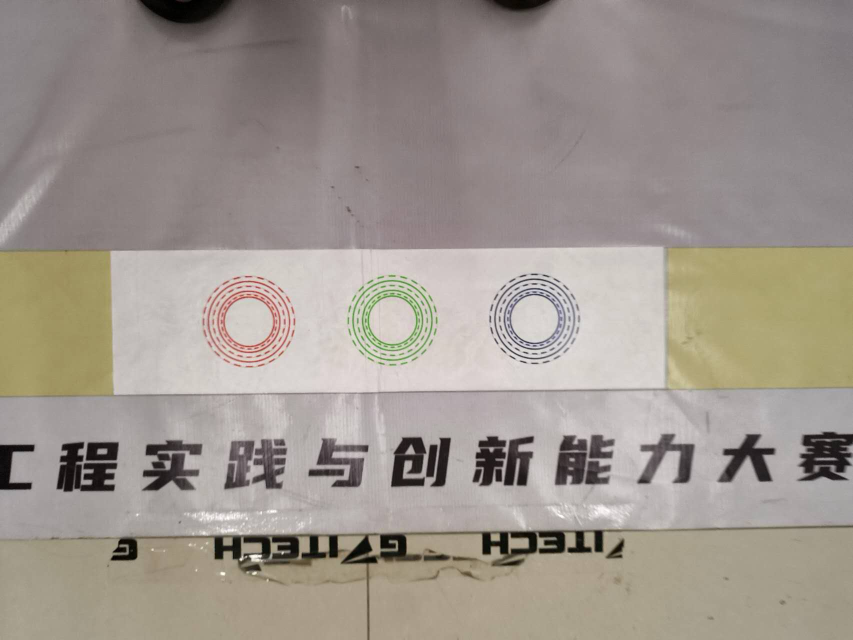
#> input picture cv/image.jpg, 1706 x 1280 px (shown at 1/2 size)
$ python cv.py
#> lines starting #> are read from the running program, lines starting #| are printed output that depends on the picture; after the words box and inside, x2 and y2 are one past the last pixel; in counts of white or black regions, pixels touching at a corner belong together
### config.py
import json
import os

def get_config():
    with open("config.json", "r") as conf_json:
#> (reads config.json from the repository)
        return json.loads(conf_json.read())


global_config = get_config()

# [5 lines left out: function save_config, not called in this run]


def save_config_str(str):
    with open("config.json", "w") as conf_json:
        conf_json.write(str)

def update_config():
    global global_config
    global_config = get_config()

### cv/cv.py
import sys

sys.path.append("..")

import cv2
import numpy as np
from config import global_config

def classify_color(hsv_img, x, y, r):
    global global_config
    cv_conf = global_config["cv"]
    for i in range(100):
        # Create mask for this circle
        mask = np.zeros(hsv_img.shape[:2], dtype=np.uint8)
        cv2.circle(mask, (x, y), int(r * (0.5 + float(i)/10)), 255, -1)

        # HSV ranges (tuned for your case)
        red_lower1 = np.array([cv_conf["hsv"]["red"]["lower1"], 100, 100])
        red_upper1 = np.array(cv_conf["hsv"]["red"]["upper1"])
        red_lower2 = np.array(cv_conf["hsv"]["red"]["lower2"])
        red_upper2 = np.array(cv_conf["hsv"]["red"]["upper2"])

        green_lower = np.array(cv_conf["hsv"]["green"]["lower"])
        green_upper = np.array(cv_conf["hsv"]["green"]["upper"])

        blue_lower = np.array(cv_conf["hsv"]["blue"]["lower"])
        blue_upper = np.array(cv_conf["hsv"]["blue"]["upper"])

        # Create masks
        red_mask = cv2.bitwise_or(
            cv2.inRange(hsv_img, red_lower1, red_upper1),
            cv2.inRange(hsv_img, red_lower2, red_upper2)
        )

        green_mask = cv2.inRange(hsv_img, green_lower, green_upper)
        blue_mask = cv2.inRange(hsv_img, blue_lower, blue_upper)

        # Count pixels inside circle
        red_count = cv2.countNonZero(cv2.bitwise_and(red_mask, red_mask, mask=mask))
        green_count = cv2.countNonZero(cv2.bitwise_and(green_mask, green_mask, mask=mask))
        blue_count = cv2.countNonZero(cv2.bitwise_and(blue_mask, blue_mask, mask=mask))

        counts = {"RED": red_count, "GREEN": green_count, "BLUE": blue_count}
        print(counts)
        color = max(counts, key=counts.get)

        if counts[color] < 20:
            continue
        return color
    return "UNKNOWN"


def detect_circles_and_colors(input_path, output_path):
#> called with input_path = 'image.jpg', output_path = 'output.jpg'
    global global_config
    img = cv2.imread(input_path)
#> img is the input picture: shape (1280, 1706, 3); mean B, G, R 141.6, 149.3, 157.7
    output = img.copy()

    # Resize for speed
    img = cv2.resize(img, (global_config["cv"]["camera"]["width"], global_config["cv"]["camera"]["height"]))
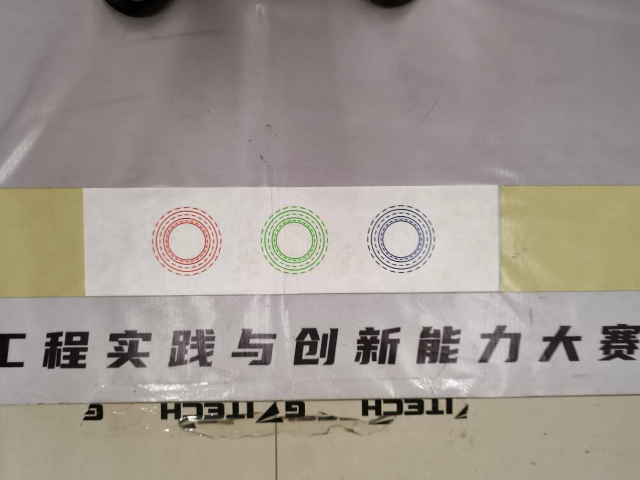
#> img: shape (480, 640, 3); mean B, G, R 141.6, 149.3, 157.7
    output = cv2.resize(output, (global_config["cv"]["camera"]["width"], global_config["cv"]["camera"]["height"]))

    blurred = cv2.GaussianBlur(img, (global_config["cv"]["preprocess"]["blur_kernel"], global_config["cv"]["preprocess"]["blur_kernel"]), 2)
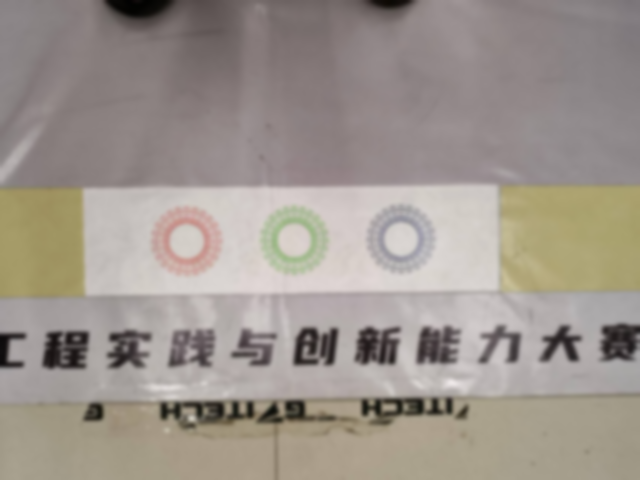
#> blurred: shape (480, 640, 3); mean B, G, R 141.6, 149.3, 157.7
    gray = cv2.cvtColor(blurred, cv2.COLOR_BGR2GRAY)
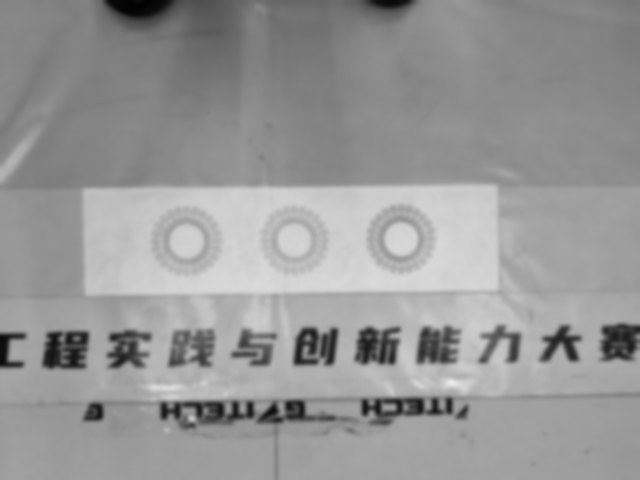
#> gray: shape (480, 640); min 2, max 234, mean 151
    hsv = cv2.cvtColor(img, cv2.COLOR_BGR2HSV)
#> hsv: shape (480, 640, 3); mean H, S, V 53.5, 28.4, 157.9

    circles = cv2.HoughCircles(
        gray,
        cv2.HOUGH_GRADIENT,
        dp=global_config["cv"]["hough"]["dp"],
        minDist=global_config["cv"]["hough"]["minDist"],
        param1=global_config["cv"]["hough"]["param1"],
        param2=global_config["cv"]["hough"]["param2"],
        minRadius=global_config["cv"]["hough"]["minRadius"],
        maxRadius=global_config["cv"]["hough"]["maxRadius"]
    )
#> circles = [[383.4, 357, 59.4], [240.6, 384.6, 36.96]]

    if circles is not None:
        circles = np.uint16(np.around(circles))
#> circles = [[383, 357, 59], [241, 385, 37]]

        for (x, y, r) in circles[0]:
            color = classify_color(hsv, x, y, r)

            # Draw circle
            cv2.circle(output, (x, y), r, (0, 255, 0), 2)
            cv2.circle(output, (x, y), 3, (0, 0, 255), -1)

            # Draw label
            cv2.putText(
                output,
                color,
                (x - 40, y - r - 10),
                cv2.FONT_HERSHEY_SIMPLEX,
                0.7,
                (255, 255, 255),
                2
            )
#> this loop made 2 passes
#> (printed output is left out)
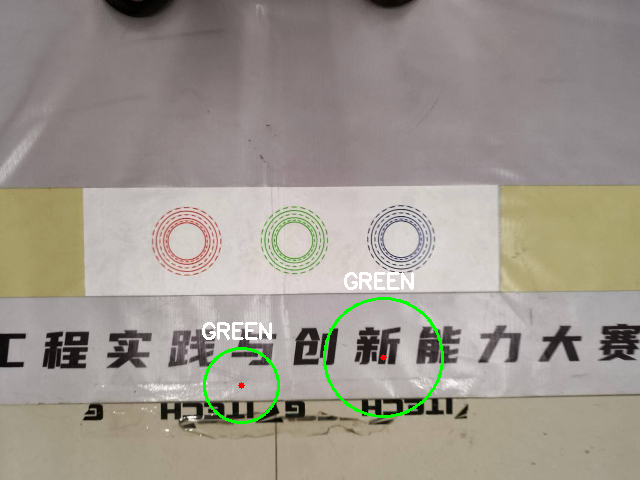
#> output: shape (480, 640, 3); 1.03% of pixels changed, all inside (x1, y1, x2, y2) = (202, 272, 444, 424)

    cv2.imwrite(output_path, output)
    print(f"Saved to {output_path}")


# Run it
detect_circles_and_colors("image.jpg", "output.jpg")
